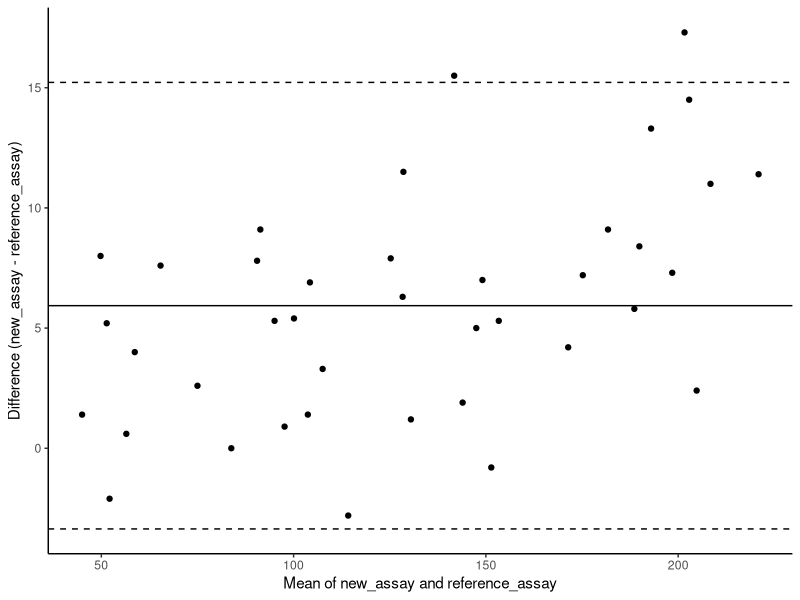

This chart was generated by the following R code:
#!/usr/bin/env Rscript
# Standalone reproduction. Run inside the pinned pubready container
# (see REPRODUCE.md) from this bundle folder.
suppressPackageStartupMessages(library(ggplot2))

raw <- read.csv("input_new_assay_vs_reference_assay.csv", check.names = FALSE)
a <- as.numeric(raw[["new_assay"]]); b <- as.numeric(raw[["reference_assay"]])
keep <- is.finite(a) & is.finite(b); a <- a[keep]; b <- b[keep]
d <- data.frame(mean = (a + b) / 2, diff = a - b)
bias <- mean(d$diff); s <- sd(d$diff)
loa <- bias + c(-1, 1) * qnorm(0.975) * s
cat(sprintf("bias %.4f, SD %.4f, limits %.4f to %.4f\n", bias, s, loa[1], loa[2]))
print(summary(lm(diff ~ mean, data = d)))
p <- ggplot(d, aes(mean, diff)) + geom_point() +
  geom_hline(yintercept = bias) + geom_hline(yintercept = loa, linetype = "dashed") +
  labs(x = "Mean of new_assay and reference_assay", y = "Difference (new_assay - reference_assay)") + theme_classic()
ggsave("figure_new_assay_vs_reference_assay_ba.pdf", p, width = 6.4, height = 4.4)
cat("Reproduced figure.\n")
